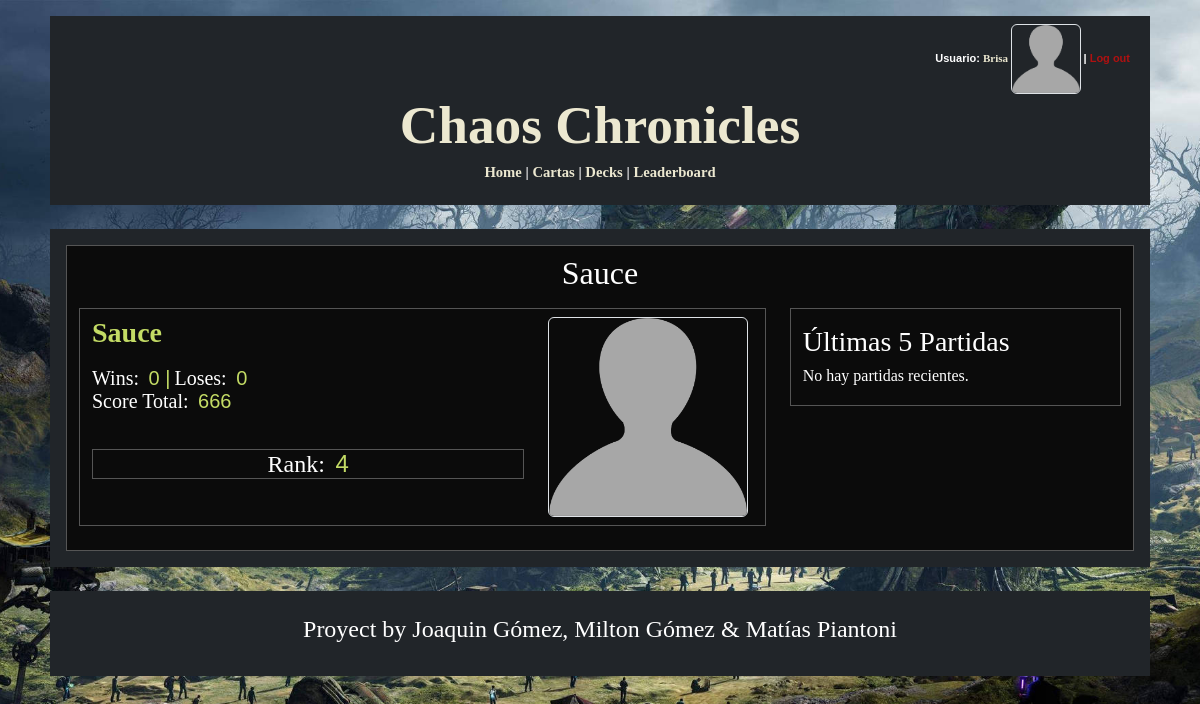
The page /profile/6/ (signed in) on the database as committed earlier.
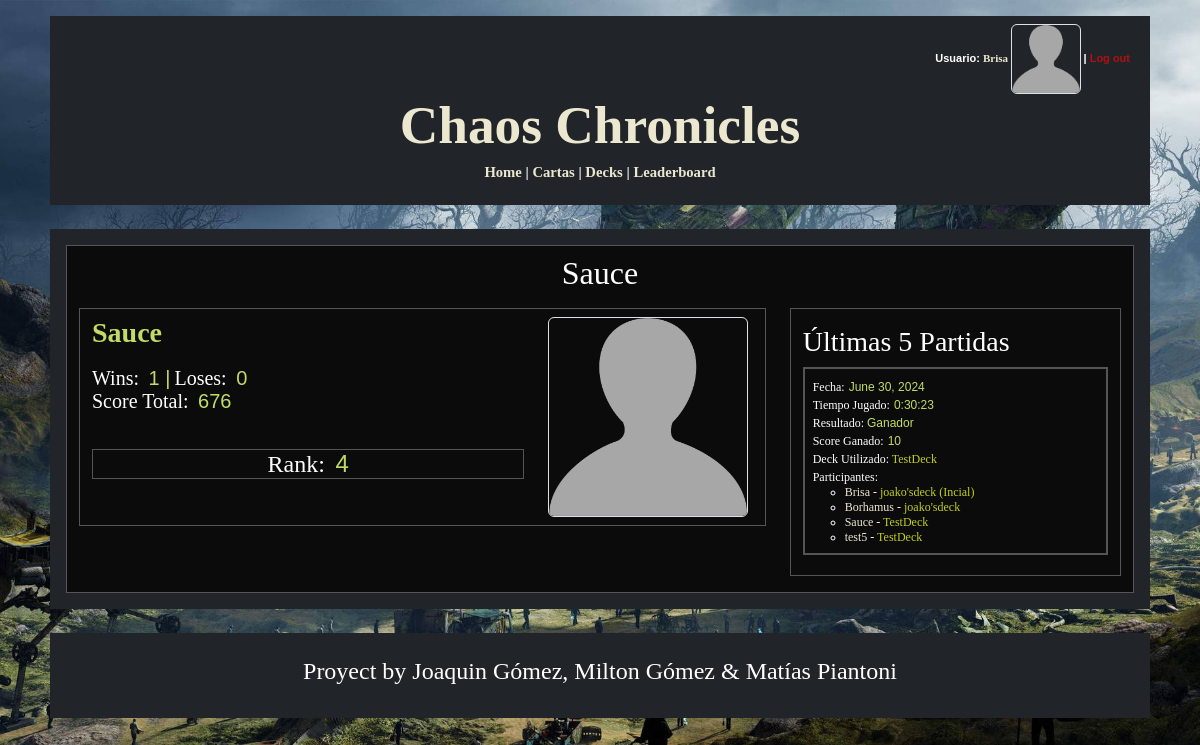
The same page on the database as committed later.
### logica/models.py (models this page shows, shortened)
class Jugador(AbstractUser):
    ScoreTotal = models.SmallIntegerField(default=0)
    PartidasGanadas = models.IntegerField(default=0)
    PartidasPerdidas = models.IntegerField(default=0)
    Decks = models.ManyToManyField(Deck, blank=True)
    FotoPerfil = models.ImageField(blank=True, upload_to='perfilimages/')
    deck_seleccionado = models.ForeignKey('Deck', on_delete=models.SET_NULL, null=True, blank=True, related_name='jugador_seleccionado')
    def get_absolute_url(self):
        return reverse('user_profile', kwargs={'pk': self.pk})

class PartidaJugador(models.Model):
    Jugador = models.ForeignKey(Jugador, on_delete=models.CASCADE)
    Deck = models.ForeignKey(Deck, on_delete=models.CASCADE)
    Partida = models.ForeignKey(Partida, on_delete=models.CASCADE)
    GanadorPerdedor = models.BooleanField()
    ScoreGanado = models.SmallIntegerField()

class Partida(models.Model):
    Fecha = models.DateField(auto_now_add=True)
    TiempoJugado = models.DurationField()
    members = models.ManyToManyField(Jugador, through="PartidaJugador")

class Deck(models.Model):
    Titulo = models.CharField(max_length=50)
    CantidadCartas = models.IntegerField(default=0, validators=[MinValueValidator(9), MaxValueValidator(21)])
    CantCirculo = models.SmallIntegerField(default=0)
    CantCuadrado = models.SmallIntegerField(default=0)
    CantTriangulo = models.SmallIntegerField(default=0)
    PartidasGanadas = models.SmallIntegerField(default=0)
    PartidasPerdidas = models.SmallIntegerField(default=0)
    PartidasTotales = models.SmallIntegerField(default=0)
    Winrate = models.DecimalField(max_digits=5, decimal_places=2, default=0.00)
    FechaDeCreacion = models.DateField(auto_now_add=True)
    BackImage = models.ImageField(blank=True, upload_to='backim/')
    Puntos = models.IntegerField(default=100)

### logica/views.py (the view)
# urls.py: path('profile/<int:pk>/', UserProfileView.as_view(), name='user_profile'),
class UserProfileView(LoginRequiredMixin, DetailView):
    model = Jugador
    template_name = 'profile_view.html'
    context_object_name = 'user_profile'
    def get_object(self):
        return get_object_or_404(Jugador, pk=self.kwargs['pk'])
    def get_context_data(self, **kwargs):
        context = super().get_context_data(**kwargs)
        jugador = self.get_object()
        partidas_jugador = PartidaJugador.objects.filter(Jugador=jugador).order_by('-Partida__Fecha')[:5]
        context['partidas_jugador'] = partidas_jugador
        jugadores = Jugador.objects.all().order_by('-ScoreTotal')
        rank = list(jugadores).index(jugador) + 1
        context['rank'] = rank
        return context

### logica/templates/profile_view.html (shortened to what this page needs)
{% extends 'base_generic.html' %}
{% block content %}
    <body>
        <div class="container pb-3 pt-2" style="border: 1px solid  rgb(85,85,85); background-color:#0b0b0b">
            <div class = "row pb-2 profile-title">
                <h2 style = "text-align: center;">{{ user_profile.username }}</h2>
            </div>
            <div class = "row">
                <div class = "col-sm-8">
                        <div class = "row pb-2 profile-data">
                            <div class="col">
                                <div class="container pt-2 pb-2" style="border: 1px solid  rgb(85,85,85); background-color:#0b0b0b">
                                    <div class="row">
                                        <div class = "col-sm-8 user-data">
                                            <span style="font:bold 28px Georgia;color:#c3db65;"> {{user_profile.username}} </span>
                                            <br>
                                            <br>
                                            <span style="font:normal 20px Georgia;color:#ffffff;margin-top:10px;">Wins:</span>
                                            <span style="font:normal 20px Arial;color:#c3db65;">&nbsp;{{user_profile.PartidasGanadas}} </span>
                                            <span style="font:normal 20px Arial;color:#c3db65;">|</span>
                                            <span style="font:normal 20px Georgia;color:#ffffff;margin-top:10px;">Loses:</span>
                                            <span style="font:normal 20px Arial;color:#c3db65;">&nbsp;{{user_profile.PartidasPerdidas}}</span>
                                            <br>
                                            <span style="font:normal 20px Georgia;color:#ffffff;margin-top:10px;">Score Total:</span>
                                            <span style="font:normal 20px Arial;color:#c3db65;">&nbsp;{{ user_profile.ScoreTotal }}</span>
                                            <br>
                                            <br>
                                            <br>
                                            <div clasa="container border" style="border: 1px solid  rgb(85,85,85); background-color:#0b0b0b; text-align: center;">
                                                <span style="font:normal 24px Georgia;color:#ffffff;margin-top:10px;">Rank:</span>
                                                <span style="font:normal 24px Arial;color:#c3db65;">&nbsp;{{ rank }}</span>
                                            </div>
                                        </div>
                                        <div class = "col-sm-4 user-profile-photo">
                                            {% if user_profile.FotoPerfil %}
                                                <img src="{{ user_profile.FotoPerfil.url }}" alt="Foto de Perfil" class="rounded" style="height:200px; width:200px;">
                                            {% else %}
                                                <img src="/media/perfilimages/default-profile.png" alt="Foto de Perfil" class="rounded border" style="height:200px; width:200px;">
                                            {% endif %}
                                        </div>
                                    </div>
                                </div>
                            </div>
                        </div>
                </div>
                <div class="col-sm-4 profile-matches">
                    <div class="container pt-3 pb-1" style="border: 1px solid  rgb(85,85,85); background-color:#0b0b0b">
                        <h3>Últimas 5 Partidas</h3>
                            {% if partidas_jugador %}
                                <ul class="list-unstyled">
                                    {% for partida_jugador in partidas_jugador %}
                                        <div class="container p-2 mt-2" style="border: 2px solid  rgb(85,85,85); background-color:#0b0b0b">
                                            <li class="game-item">
                                                <span style="font:normal 12px Georgia;color:#ffffff;margin-top:10px;">Fecha:</span>
                                                <span style="font:normal 12px Arial;color:#c3db65;">{{ partida_jugador.Partida.Fecha }}</span>
                                                <br>
                                                <span style="font:normal 12px Georgia;color:#ffffff;margin-top:10px;">Tiempo Jugado:</span>
                                                <span style="font:normal 12px Arial;color:#c3db65;">{{ partida_jugador.Partida.TiempoJugado}}</span>
                                                <br>
                                                <span style="font:normal 12px Georgia;color:#ffffff;margin-top:10px;">Resultado: </span>
                                                    {% if partida_jugador.GanadorPerdedor %}
                                                        <span style="font:normal 12px Arial;color:#c3db65;">Ganador</span>
                                                    {% else %}
                                                    <span style="font:normal 12px Arial; color: rgb(175, 17, 17);">Perdedor</span>
                                                    {% endif %}
                                                <br>
                                                <span style="font:normal 12px Georgia;color:#ffffff;margin-top:10px;">Score Ganado:</span>
                                                <span style="font:normal 12px Arial;color:#c3db65;"> {{ partida_jugador.ScoreGanado }} </span>
                                                <br>
                                                <span style="font:normal 12px Georgia;color:#ffffff;margin-top:10px;">Deck Utilizado: <a class ="green-link" href="{% url 'deck_detail' partida_jugador.Deck.id %}">{{ partida_jugador.Deck.Titulo }}</a></span>
                                                <br>
                                                <span style="font:normal 12px Georgia;color:#ffffff;margin-top:10px;">Participantes:</span>
                                                <ul>
                                                    {% for pj in partida_jugador.Partida.partidajugador_set.all %}
                                                        <li style="font:normal 12px Georgia;color:#ffffff">
                                                            <a class = "menu-buttons" href="{% url 'user_profile' pj.Jugador.id %}">{{ pj.Jugador.username }}</a>
                                                            -
                                                            <a href="{% url 'deck_detail' pj.Deck.id %}" class = "green-link">{{ pj.Deck.Titulo }}</a></li>
                                                    {% endfor %}
                                                </ul>
                                            </li>
                                        </div>
                                    {% endfor %}
                                </ul>
                            {% else %}
                                <p>No hay partidas recientes.</p>
                            {% endif %}
                    </div>
                </div>
            </div>
        </div>
    </body>
{% endblock %}

### logica/templates/base_generic.html (shortened to what this page needs)
<!DOCTYPE html>
<html lang="en">
    <head>
        <link href="https://cdn.jsdelivr.net/npm/bootstrap@5.3.3/dist/css/bootstrap.min.css" rel="stylesheet">
    </head>
    <body>
        <div class = "custom-container p-2 mt-3 bg-dark text-white">
            <div class = "menu">
                <div class = "container-fluid bg-dark text-white">
                    <div class="row">
                        <div class="col-sm-12">
                            <nav>
                                {% if user.is_authenticated %}
                                    <div class = "log-bar">
                                        Usuario: <a href="{{ user.get_absolute_url }}" style="font:bold 11px Georgia" class = "menu-buttons">{{ user.get_username }}
                                        {% if user.FotoPerfil %}
                                            <img src="{{ user.FotoPerfil.url }}" alt="Foto de Perfil" class="rounded" style="height:70px; width:70px;">
                                        {% else %}
                                            <img src="/media/perfilimages/default-profile.png" alt="Foto de Perfil" class="rounded border" style="height:70px; width:70px;">
                                        {% endif %}
                                        </a>
                                        |
                                        <form action="{% url 'logout' %}" method="post" class = "logout-form"> {% csrf_token %}
                                            <button type="submit" class="logout-button">Log out</button>
                                        </form>
                                    </div>
                                {% else %}
                                    <p class = "log-bar"><a class = "menu-buttons" href="{% url 'login' %}">Log in</a> or <a class = "menu-buttons" href="{% url 'register' %}">Register</a></p>
                                {% endif %}
                            </nav>
                        </div>
                    </div>
                </div>
                <div class="row">
                    <div class = "col-sm-12">
                        <h1 class="title"><a href="{% url 'home' %}" class = "menu-buttons">Chaos Chronicles</a></h1>
                    </div>
                </div>
                <div class="row">
                    <div class = "col-sm-12">
                        <nav class = "menu-items">
                            <p>
                                <a href="{% url 'home' %}" class = "menu-buttons"> Home</a> |
                                <a href="{% url 'carta_list' %}" class = "menu-buttons"> Cartas</a>
                                {% if user.is_authenticated %}
                                    |
                                    <a href="{% url 'deck_list' %}" class = "menu-buttons"> Decks</a> |
                                    <a href="{% url 'leaderboard' %}" class = "menu-buttons"> Leaderboard </a>
                                {% endif %}
                            </p>
                        </nav>
                    </div>
                </div>
            </div>
        </div>
        <div class = "custom-container p-3 my-4 bg-dark text-white">
            {% block content %}
            {% endblock %}
        </div>
        <div class = "custom-container p-4 my-4 bg-dark text-white">
            <h4 style = "text-align: center;"> Proyect by Joaquin Gómez, Milton Gómez & Matías Piantoni </h4>
        </div>
    </body>
</html>

### logica/templates/base_generic.html (style rules this page uses)
body { background-attachment: fixed; background-image: url("/media/media/bg1.jpg"); min-height: 100vh; width: 100%; background-position: center; background-repeat: no-repeat; background-size: cover; font: 12pt Georgia, "Times New Roman", Times, serif; }
.title { text-align: center; font: bold 40pt Georgia, "Times New Roman", Times, serif; }
.menu-items { text-align: center; font: bold 11pt Georgia, "Times New Roman", Times, serif; }
.menu-buttons { color: #ece8d0; text-decoration: none; background: none; border: none; }
.log-bar { text-align: right; font: bold 11px Arial; }
.logout-form { display: inline-block; margin: 0; }
.custom-container { max-width: 1100px; margin: auto; }
.logout-button { background: none; color: rgb(175, 17, 17); border: none; padding: 0; cursor: pointer; text-decoration: none; font: bold 11px Arial; }

Rows that differ between the two databases and show on the page:
changed Jugador "Sauce": PartidasGanadas "0" → "1"; ScoreTotal "666" → "676"
added PartidaJugador: Partida.Fecha "June 30, 2024", Partida.TiempoJugado "0:30:23", GanadorPerdedor "Ganador", ScoreGanado "10", Deck.Titulo "TestDeck", Jugador.username "Sauce"
added PartidaJugador: Jugador.username "Brisa", Deck.Titulo "joako'sdeck (Incial)", shown under "June 30, 2024"
added PartidaJugador: Jugador.username "Borhamus", Deck.Titulo "joako'sdeck", shown under "June 30, 2024"
added PartidaJugador: Jugador.username "test5", Deck.Titulo "TestDeck", shown under "June 30, 2024"
Other text that changed with them:
text no longer shown: "No hay partidas recientes."
